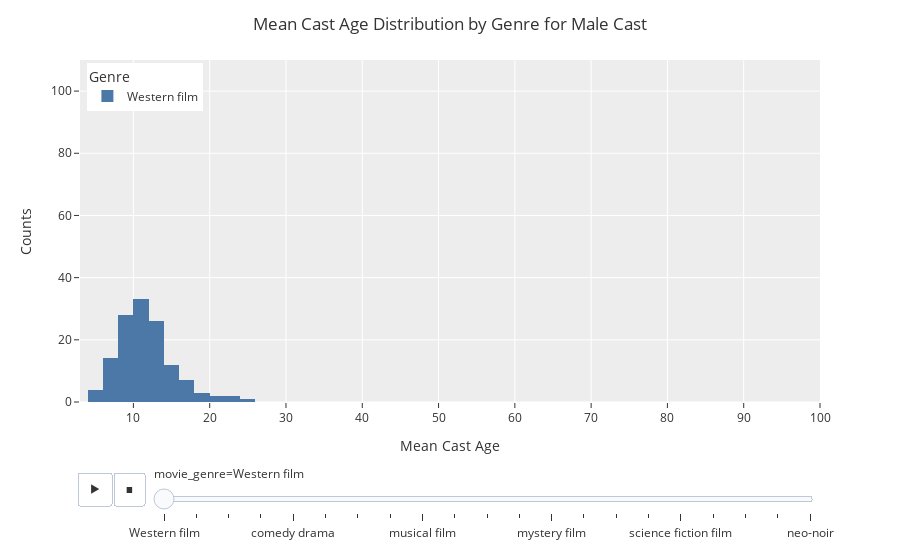

Notebook cell for this chart:
### Code cell
p = px.histogram(
    analysis_df, x='mean_male_cast_age', animation_frame='movie_genre', range_x=[3, 100],
    color='movie_genre', range_y=[0, 110],
    template='ggplot2',
    color_discrete_sequence=px.colors.qualitative.T10,
    )
p.update_layout(
    title='Mean Cast Age Distribution by Genre for Male Cast',
    xaxis_title='Mean Cast Age',
    yaxis_title='Counts',
    legend_title='Genre',
    legend=dict(
    yanchor="top",
    y=0.99,
    xanchor="left",
    x=0.01
)
)

p.show()

### Figure 1 — Plotly figure (JSON) as saved in the notebook; plotly's stock layout.template omitted (floating-point values rounded to 4 significant figures; data arrays with more than 128 entries replaced by an {"elided": "..."} marker saying what was removed)
{"data": [{"alignmentgroup": "True", "bingroup": "x", "hovertemplate": "movie_genre=Western film<br>mean_male_cast_age=%{x}<br>count=%{y}<extra></extra>", "legendgroup": "Western film", "marker": {"color": "#4C78A8", "pattern": {"shape": ""}}, "name": "Western film", "offsetgroup": "Western film", "orientation": "v", "showlegend": true, "type": "histogram", "x": {"elided": "145 float values"}, "xaxis": "x", "yaxis": "y"}], "layout": {"barmode": "relative", "legend": {"title": {"text": "Genre"}, "tracegroupgap": 0, "x": 0.01, "xanchor": "left", "y": 0.99, "yanchor": "top"}, "margin": {"t": 60}, "sliders": [{"active": 0, "currentvalue": {"prefix": "movie_genre="}, "len": 0.9, "pad": {"b": 10, "t": 60}, "steps": [{"args": [["Western film"], {"frame": {"duration": 0, "redraw": true}, "fromcurrent": true, "mode": "immediate", "transition": {"duration": 0, "easing": "linear"}}], "label": "Western film", "method": "animate"}, {"args": [["fantasy film"], {"frame": {"duration": 0, "redraw": true}, "fromcurrent": true, "mode": "immediate", "transition": {"duration": 0, "easing": "linear"}}], "label": "fantasy film", "method": "animate"}, {"args": [["drama film"], {"frame": {"duration": 0, "redraw": true}, "fromcurrent": true, "mode": "immediate", "transition": {"duration": 0, "easing": "linear"}}], "label": "drama film", "method": "animate"}, {"args": [["romance film"], {"frame": {"duration": 0, "redraw": true}, "fromcurrent": true, "mode": "immediate", "transition": {"duration": 0, "easing": "linear"}}], "label": "romance film", "method": "animate"}, {"args": [["comedy drama"], {"frame": {"duration": 0, "redraw": true}, "fromcurrent": true, "mode": "immediate", "transition": {"duration": 0, "easing": "linear"}}], "label": "comedy drama", "method": "animate"}, {"args": [["romantic comedy"], {"frame": {"duration": 0, "redraw": true}, "fromcurrent": true, "mode": "immediate", "transition": {"duration": 0, "easing": "linear"}}], "label": "romantic comedy", "method": "animate"}, {"args": [["comedy film"], {"frame": {"duration": 0, "redraw": true}, "fromcurrent": true, "mode": "immediate", "transition": {"duration": 0, "easing": "linear"}}], "label": "comedy film", "method": "animate"}, {"args": [["horror film"], {"frame": {"duration": 0, "redraw": true}, "fromcurrent": true, "mode": "immediate", "transition": {"duration": 0, "easing": "linear"}}], "label": "horror film", "method": "animate"}, {"args": [["musical film"], {"frame": {"duration": 0, "redraw": true}, "fromcurrent": true, "mode": "immediate", "transition": {"duration": 0, "easing": "linear"}}], "label": "musical film", "method": "animate"}, {"args": [["war film"], {"frame": {"duration": 0, "redraw": true}, "fromcurrent": true, "mode": "immediate", "transition": {"duration": 0, "easing": "linear"}}], "label": "war film", "method": "animate"}, {"args": [["adventure film"], {"frame": {"duration": 0, "redraw": true}, "fromcurrent": true, "mode": "immediate", "transition": {"duration": 0, "easing": "linear"}}], "label": "adventure film", "method": "animate"}, {"args": [["crime film"], {"frame": {"duration": 0, "redraw": true}, "fromcurrent": true, "mode": "immediate", "transition": {"duration": 0, "easing": "linear"}}], "label": "crime film", "method": "animate"}, {"args": [["mystery film"], {"frame": {"duration": 0, "redraw": true}, "fromcurrent": true, "mode": "immediate", "transition": {"duration": 0, "easing": "linear"}}], "label": "mystery film", "method": "animate"}, {"args": [["biographical film"], {"frame": {"duration": 0, "redraw": true}, "fromcurrent": true, "mode": "immediate", "transition": {"duration": 0, "easing": "linear"}}], "label": "biographical film", "method": "animate"}, {"args": [["action film"], {"frame": {"duration": 0, "redraw": true}, "fromcurrent": true, "mode": "immediate", "transition": {"duration": 0, "easing": "linear"}}], "label": "action film", "method": "animate"}, {"args": [["heist film"], {"frame": {"duration": 0, "redraw": true}, "fromcurrent": true, "mode": "immediate", "transition": {"duration": 0, "easing": "linear"}}], "label": "heist film", "method": "animate"}, {"args": [["science fiction film"], {"frame": {"duration": 0, "redraw": true}, "fromcurrent": true, "mode": "immediate", "transition": {"duration": 0, "easing": "linear"}}], "label": "science fiction film", "method": "animate"}, {"args": [["thriller film"], {"frame": {"duration": 0, "redraw": true}, "fromcurrent": true, "mode": "immediate", "transition": {"duration": 0, "easing": "linear"}}], "label": "thriller film", "method": "animate"}, {"args": [["buddy film"], {"frame": {"duration": 0, "redraw": true}, "fromcurrent": true, "mode": "immediate", "transition": {"duration": 0, "easing": "linear"}}], "label": "buddy film", "method": "animate"}, {"args": [["teen film"], {"frame": {"duration": 0, "redraw": true}, "fromcurrent": true, "mode": "immediate", "transition": {"duration": 0, "easing": "linear"}}], "label": "teen film", "method": "animate"}, {"args": [["neo-noir"], {"frame": {"duration": 0, "redraw": true}, "fromcurrent": true, "mode": "immediate", "transition": {"duration": 0, "easing": "linear"}}], "label": "neo-noir", "method": "animate"}], "x": 0.1, "xanchor": "left", "y": 0, "yanchor": "top"}], "title": {"text": "Mean Cast Age Distribution by Genre for Male Cast"}, "updatemenus": [{"buttons": [{"args": [null, {"frame": {"duration": 500, "redraw": true}, "fromcurrent": true, "mode": "immediate", "transition": {"duration": 500, "easing": "linear"}}], "label": "&#9654;", "method": "animate"}, {"args": [[null], {"frame": {"duration": 0, "redraw": true}, "fromcurrent": true, "mode": "immediate", "transition": {"duration": 0, "easing": "linear"}}], "label": "&#9724;", "method": "animate"}], "direction": "left", "pad": {"r": 10, "t": 70}, "showactive": false, "type": "buttons", "x": 0.1, "xanchor": "right", "y": 0, "yanchor": "top"}], "xaxis": {"anchor": "y", "domain": [0, 1], "range": [3, 100], "title": {"text": "Mean Cast Age"}}, "yaxis": {"anchor": "x", "domain": [0, 1], "range": [0, 110], "title": {"text": "Counts"}}}}
